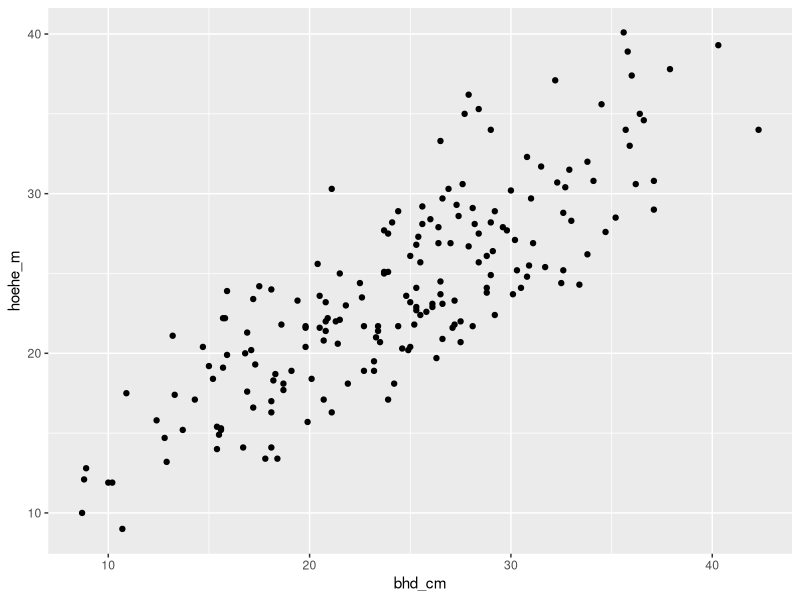
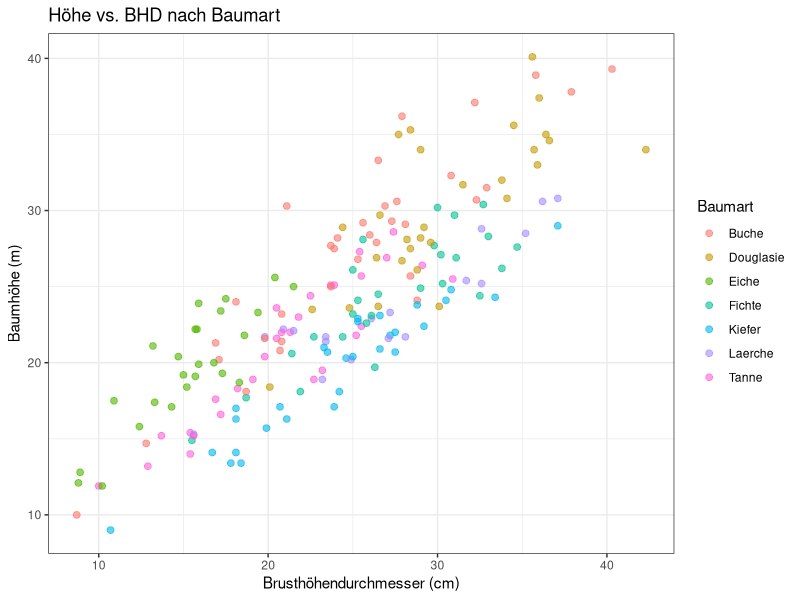
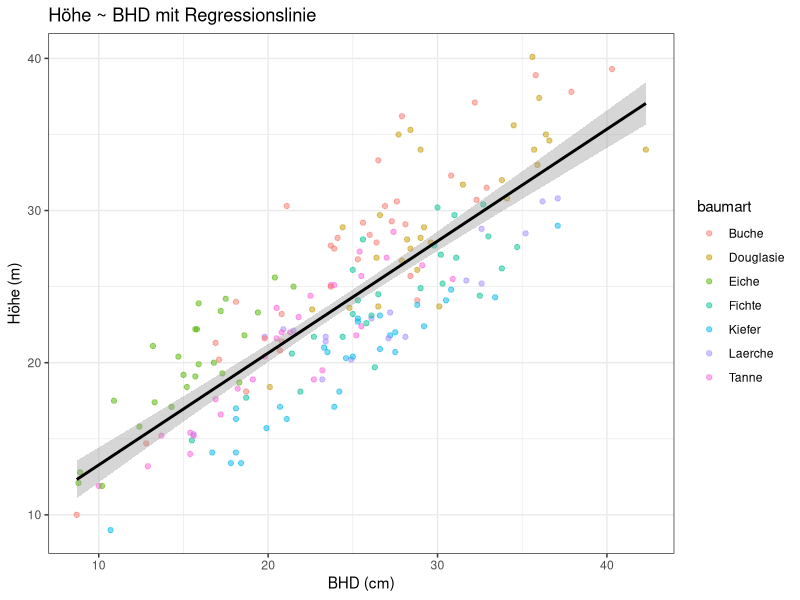
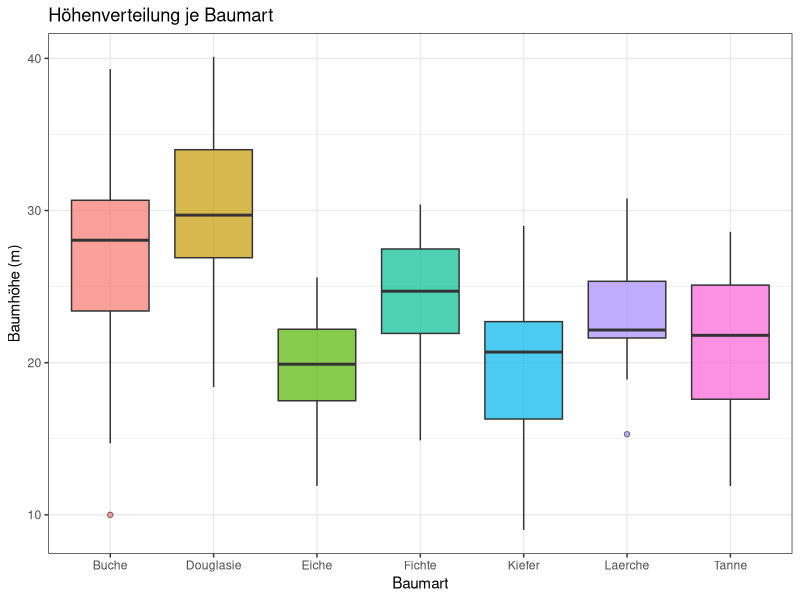
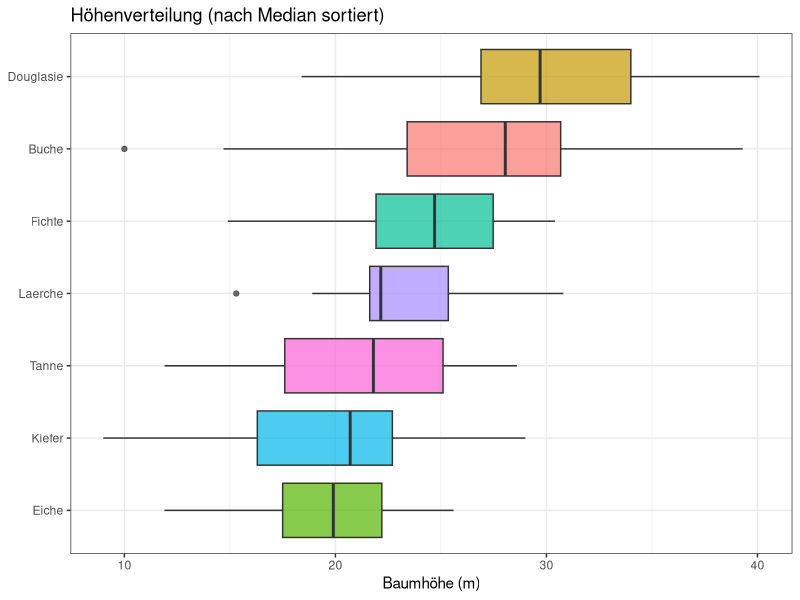
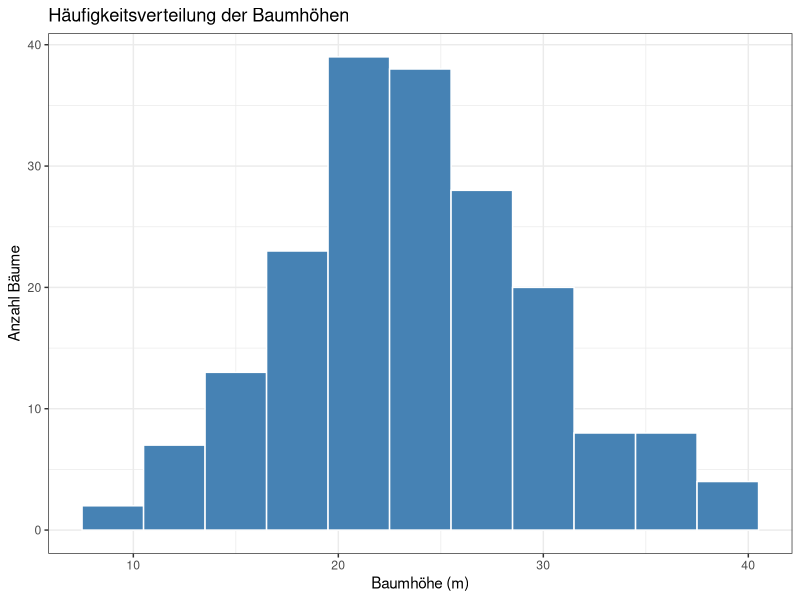
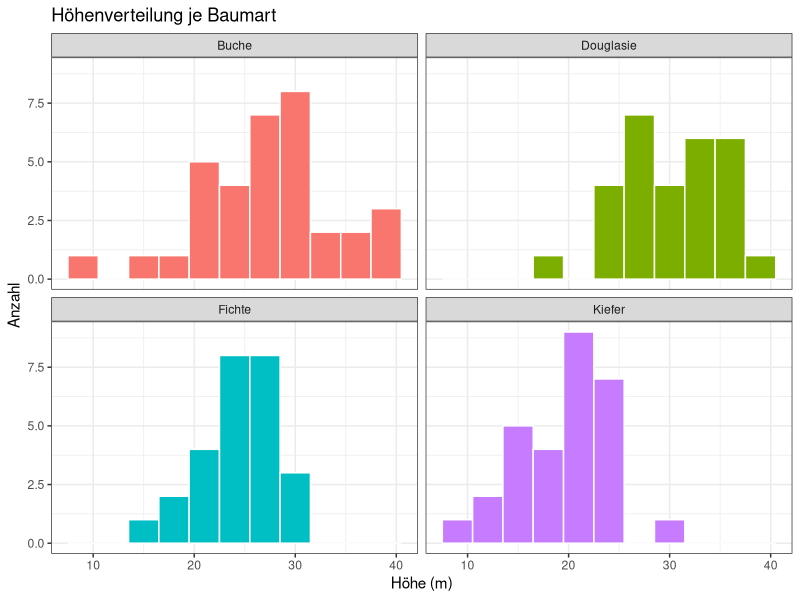
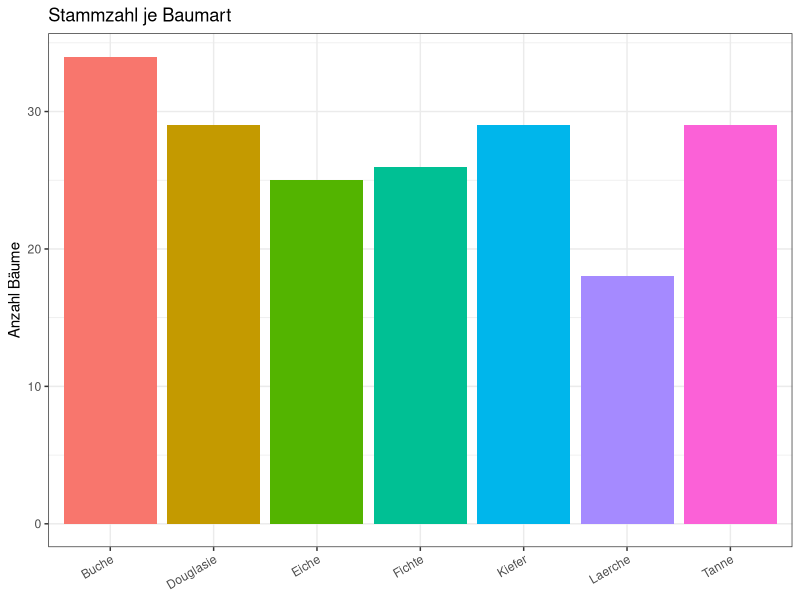

The R source for these figures, in order:
## ---- chunk 1
knitr::opts_chunk$set(
  echo    = TRUE,
  message = FALSE,
  warning = FALSE,
  fig.width  = 7,
  fig.height = 4.5
)
library(dplyr)
library(ggplot2)
library(readr)
## ---- chunk 2
bestand <- read_csv("../data/bestand.csv") |> na.omit()
bestand <- bestand |>
  mutate(volumen_m3 = round(pi * (bhd_cm / 200)^2 * hoehe_m * 0.5, 3))
## ---- chunk 3
ggplot(data = bestand, aes(x = bhd_cm, y = hoehe_m)) +
  geom_point()
## ---- chunk 4
# Farbe und Transparenz nach Baumart
ggplot(bestand, aes(x = bhd_cm, y = hoehe_m, colour = baumart)) +
  geom_point(alpha = 0.6, size = 2) +
  labs(
    title   = "Höhe vs. BHD nach Baumart",
    x       = "Brusthöhendurchmesser (cm)",
    y       = "Baumhöhe (m)",
    colour  = "Baumart"
  ) +
  theme_bw()
## ---- chunk 5
# Regressionslinie hinzufügen
ggplot(bestand, aes(x = bhd_cm, y = hoehe_m)) +
  geom_point(aes(colour = baumart), alpha = 0.5) +
  geom_smooth(method = "lm", se = TRUE, colour = "black", linewidth = 1) +
  labs(
    title  = "Höhe ~ BHD mit Regressionslinie",
    x      = "BHD (cm)", y = "Höhe (m)"
  ) +
  theme_bw()
## ---- chunk 6
ggplot(bestand, aes(x = baumart, y = hoehe_m, fill = baumart)) +
  geom_boxplot(alpha = 0.7, outlier.shape = 21) +
  labs(
    title = "Höhenverteilung je Baumart",
    x     = "Baumart",
    y     = "Baumhöhe (m)"
  ) +
  theme_bw() +
  theme(legend.position = "none")  # Legende unnötig (Achse erklärt schon)
## ---- chunk 7
# Horizontaler Boxplot – besser bei vielen Kategorien
ggplot(bestand, aes(x = reorder(baumart, hoehe_m, median),
                    y = hoehe_m, fill = baumart)) +
  geom_boxplot(alpha = 0.7) +
  coord_flip() +
  labs(title = "Höhenverteilung (nach Median sortiert)",
       x = NULL, y = "Baumhöhe (m)") +
  theme_bw() +
  theme(legend.position = "none")
## ---- chunk 8
ggplot(bestand, aes(x = hoehe_m)) +
  geom_histogram(binwidth = 3, fill = "steelblue", colour = "white") +
  labs(
    title = "Häufigkeitsverteilung der Baumhöhen",
    x     = "Baumhöhe (m)",
    y     = "Anzahl Bäume"
  ) +
  theme_bw()
## ---- chunk 9
# Eigene Grafik je Baumart – facet_wrap!
bestand |>
  filter(baumart %in% c("Fichte", "Buche", "Kiefer", "Douglasie")) |>
  ggplot(aes(x = hoehe_m, fill = baumart)) +
  geom_histogram(binwidth = 3, colour = "white", show.legend = FALSE) +
  facet_wrap(~baumart, nrow = 2) +
  labs(title = "Höhenverteilung je Baumart",
       x = "Höhe (m)", y = "Anzahl") +
  theme_bw()
## ---- chunk 10
# geom_bar() zählt Zeilen automatisch
ggplot(bestand, aes(x = baumart, fill = baumart)) +
  geom_bar(show.legend = FALSE) +
  labs(
    title = "Stammzahl je Baumart",
    x     = NULL,
    y     = "Anzahl Bäume"
  ) +
  theme_bw() +
  theme(axis.text.x = element_text(angle = 30, hjust = 1))
## ---- chunk 11
# geom_col() zeichnet vorberechnete Werte
mw_hoehe <- bestand |>
  group_by(baumart) |>
  summarise(mittl_hoehe = round(mean(hoehe_m), 1), .groups = "drop")

ggplot(mw_hoehe, aes(x = reorder(baumart, mittl_hoehe), y = mittl_hoehe,
                     fill = baumart)) +
  geom_col(show.legend = FALSE) +
  geom_text(aes(label = mittl_hoehe), hjust = -0.2, size = 3.5) +
  coord_flip() +
  labs(
    title = "Mittlere Baumhöhe je Baumart",
    x     = NULL,
    y     = "Mittlere Höhe (m)"
  ) +
  theme_bw()
## ---- chunk 12
p <- ggplot(bestand, aes(x = bhd_cm, y = hoehe_m, colour = baumart)) +
  geom_point(alpha = 0.5) +
  labs(x = "BHD (cm)", y = "Höhe (m)", colour = "Baumart")

p + theme_bw()        # empfohlen für Publikationen
## ---- chunk 13
# Achsen formatieren
ggplot(bestand, aes(x = bhd_cm, y = hoehe_m, colour = baumart)) +
  geom_point(alpha = 0.5, size = 1.5) +
  scale_x_continuous(breaks = seq(10, 70, by = 10)) +
  scale_y_continuous(limits = c(0, 40)) +
  scale_colour_brewer(palette = "Set2") +
  labs(
    title   = "Bestandsaufnahme FVA BW",
    caption = "Simulierte Daten · Seminar 2552",
    x       = "BHD (cm)", y = "Höhe (m)", colour = "Baumart"
  ) +
  theme_bw(base_size = 12)
## ---- chunk 14
plot_hoehenverteilung <- function(df, gruppe = "baumart") {
  stopifnot(gruppe %in% names(df))

  ggplot(df, aes(x = .data[[gruppe]], y = hoehe_m, fill = .data[[gruppe]])) +
    geom_boxplot(alpha = 0.7, outlier.shape = 21, show.legend = FALSE) +
    labs(
      title = paste("Höhenverteilung nach", gruppe),
      x     = gruppe,
      y     = "Baumhöhe (m)"
    ) +
    theme_bw() +
    theme(axis.text.x = element_text(angle = 30, hjust = 1))
}

plot_hoehenverteilung(bestand, "baumart")
## ---- chunk 15
plot_hoehenverteilung(bestand, "standort")
